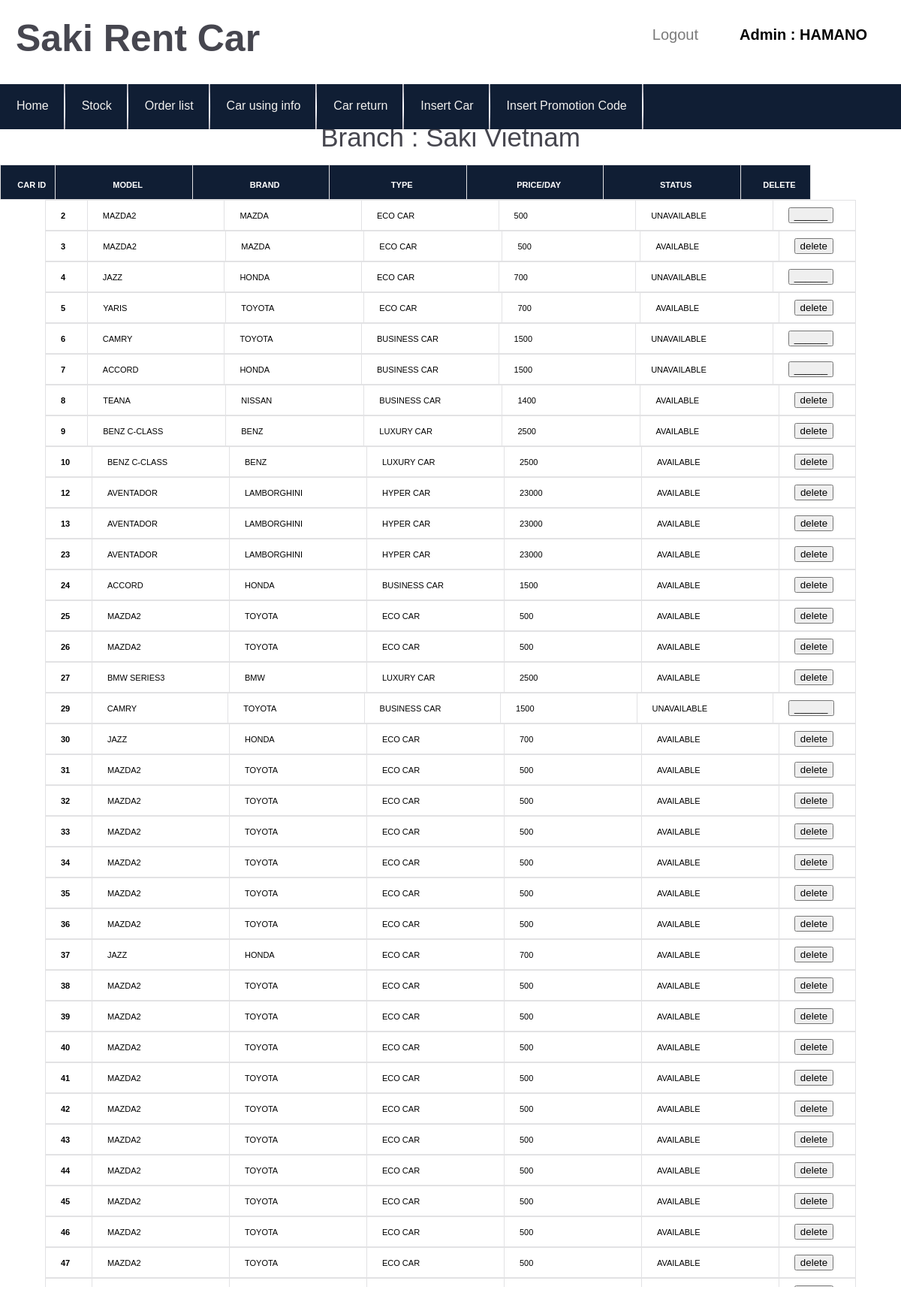
/stock.php (signed in), run on the app's committed database.
### tables this page shows
CREATE TABLE `Car` (
  `CAR_ID` int(11) NOT NULL,
  `BRANCH_ID` int(11) DEFAULT NULL,
  `MODEL_ID` int(11) NOT NULL,
  `CAR_BRAND_ID` int(11) NOT NULL,
  `CAR_TYPE_ID` int(11) NOT NULL,
  `AVAILABLE` tinyint(1) NOT NULL,
  `MAINTENANCE_STATUS` tinyint(1) NOT NULL
);

CREATE TABLE `Model` (
  `MODEL_ID` int(11) NOT NULL,
  `MODEL_NAME` varchar(100) NOT NULL,
  `Price` int(10) DEFAULT NULL,
  `CAR_TYPE_ID` int(11) DEFAULT NULL,
  `img` varchar(255) NOT NULL
);

CREATE TABLE `Brand` (
  `CAR_BRAND_ID` int(11) NOT NULL,
  `BRAND` varchar(100) NOT NULL
);

CREATE TABLE `CarType` (
  `CAR_TYPE_ID` int(11) NOT NULL,
  `TYPENAME` varchar(100) NOT NULL
);

### stock.php (the view, shortened to what this page needs)
<!DOCTYPE html>
<html>
<head>
<link rel="stylesheet" type="text/css" media="screen" href="css/reset.css">
<link rel="stylesheet" type="text/css" media="screen" href="css/style.css">
<link rel="stylesheet" type="text/css" media="screen" href="css/slider.css">
<link rel="stylesheet" type="text/css" media="screen" href="css/best.css">
</head>
<body>
<?php
include('connect.php');
?>
<div >
<header>
<?php include('staffnav.php'); ?>
</header>
    <p class="branch"><?php echo "Branch : ".$_SESSION['branch']; ?> </p>
    <table border="1" class="table2" align="center">
        <tr class="tr" >
            <th style="width:2.5%;text-align:center;">Car ID</th>
            <th style="width:10%;text-align:center;">Model</th>
            <th style="width:10%;text-align:center;">Brand</th>
            <th style="width:10%;text-align:center;">Type</th>
            <th style="width:10%;text-align:center;">Price/Day</th>
            <th style="width:10%;text-align:center;">Status</th>
            <th style="width:2.5%;text-align:center;">Delete</th>
        </tr>
    </table>
    <?php
     $q = "SELECT * FROM Car ,Branch , Brand ,CarType , Model WHERE Car.BRANCH_ID = Branch.BRANCH_ID AND Car.CAR_BRAND_ID = Brand.CAR_BRAND_ID AND Car.CAR_TYPE_ID = CarType.CAR_TYPE_ID AND  Car.MODEL_ID = Model.MODEL_ID AND Branch.BRANCH_NAME = '".$_SESSION['branch']."'";
     $car = $mysqli->query($q);
    ?>
    <div class="content2" >
         <?php while($row=$car-> fetch_array()){
            if($row['AVAILABLE']==1){
                $status = 'Available';
            }else{
                 $status = 'Unavailable';
            }
        echo  "<table class='table1'>";
           echo  "<td style='width:2.5%'>".$row['CAR_ID']. "</td>" ;
           echo  "<td style='width:10%'>".$row['MODEL_NAME']. "</td>" ;
           echo  "<td style='width:10%'>".$row['BRAND']. "</td>" ;
           echo  "<td style='width:10%'>".$row['TYPENAME']. "</td>" ;
           echo  "<td style='width:10%'>".$row['Price']. " </td>" ;
           echo  "<td style='width:10%'>".$status. " </td>" ;
           if($status=="Available"){
           echo  "<td style='width:2.5%' text-align:center><button>delete</button> </td>" ; }
           else if($status=="Unavailable"){
            echo "<td style='width:2.5%' text-align:center><button>______</button></td>";
           }
       echo "</table>";
 }?>
</div>
<div>
    <br>
</div>
</body>
</html>

### css/style.css (style rules this page uses)
html { height:100%; }
html, body { width:100%; padding:0; margin:0; }
body { font: 11px/22px Arial, Helvetica, sans-serif; color:#000; min-width:100%; background: #ffffff; height:100%; }
header { width:100%; background:#ffffff; margin: 0 auto; }
table { background:#fff; text-transform:uppercase; }
table td, table th { border:#e2e2e4 1px solid; border-collapse:collapse; }
table th { width:122px; font-weight:bold; text-align:left; padding:15px 10px 8px 20px; }
table td { padding:9px 10px 8px 20px; }
table td:first-child { font-weight:bold; }

### css/best.css (style rules this page uses)
.branch { font-size: 35px; color:#46464f; margin-bottom: 25px;text-align:center; }
.table1 { width: 100%; }
.tr { color:white; }
.table2 { width: 90%; height: 50%; background:#101e34; }
.content2 { margin-top:0px; margin-left:5%; width: 90%; height: 50%; overflow: auto; min-width:90%; min-height:50%; position:absolute; }

### data on the page
car: CAR_ID "2", MODEL_ID.MODEL_NAME "MAZDA2", CAR_BRAND_ID.BRAND "MAZDA", CAR_TYPE_ID.TYPENAME "ECO CAR", MODEL_ID.Price "500", AVAILABLE "UNAVAILABLE", shows "______"
car: CAR_ID "3", MODEL_ID.MODEL_NAME "MAZDA2", CAR_BRAND_ID.BRAND "MAZDA", CAR_TYPE_ID.TYPENAME "ECO CAR", MODEL_ID.Price "500", AVAILABLE "AVAILABLE", shows "delete"
car: CAR_ID "4", MODEL_ID.MODEL_NAME "JAZZ", CAR_BRAND_ID.BRAND "HONDA", CAR_TYPE_ID.TYPENAME "ECO CAR", MODEL_ID.Price "700", AVAILABLE "UNAVAILABLE", shows "______"
car: CAR_ID "5", MODEL_ID.MODEL_NAME "YARIS", CAR_BRAND_ID.BRAND "TOYOTA", CAR_TYPE_ID.TYPENAME "ECO CAR", MODEL_ID.Price "700", AVAILABLE "AVAILABLE", shows "delete"
car: CAR_ID "6", MODEL_ID.MODEL_NAME "CAMRY", CAR_BRAND_ID.BRAND "TOYOTA", CAR_TYPE_ID.TYPENAME "BUSINESS CAR", MODEL_ID.Price "1500", AVAILABLE "UNAVAILABLE", shows "______"
car: CAR_ID "7", MODEL_ID.MODEL_NAME "ACCORD", CAR_BRAND_ID.BRAND "HONDA", CAR_TYPE_ID.TYPENAME "BUSINESS CAR", MODEL_ID.Price "1500", AVAILABLE "UNAVAILABLE", shows "______"
car: CAR_ID "8", MODEL_ID.MODEL_NAME "TEANA", CAR_BRAND_ID.BRAND "NISSAN", CAR_TYPE_ID.TYPENAME "BUSINESS CAR", MODEL_ID.Price "1400", AVAILABLE "AVAILABLE", shows "delete"
car: CAR_ID "9", MODEL_ID.MODEL_NAME "BENZ C-CLASS", CAR_BRAND_ID.BRAND "BENZ", CAR_TYPE_ID.TYPENAME "LUXURY CAR", MODEL_ID.Price "2500", AVAILABLE "AVAILABLE", shows "delete"
car: CAR_ID "10", MODEL_ID.MODEL_NAME "BENZ C-CLASS", CAR_BRAND_ID.BRAND "BENZ", CAR_TYPE_ID.TYPENAME "LUXURY CAR", MODEL_ID.Price "2500", AVAILABLE "AVAILABLE", shows "delete"
car: CAR_ID "12", MODEL_ID.MODEL_NAME "AVENTADOR", CAR_BRAND_ID.BRAND "LAMBORGHINI", CAR_TYPE_ID.TYPENAME "HYPER CAR", MODEL_ID.Price "23000", AVAILABLE "AVAILABLE", shows "delete"
car: CAR_ID "13", MODEL_ID.MODEL_NAME "AVENTADOR", CAR_BRAND_ID.BRAND "LAMBORGHINI", CAR_TYPE_ID.TYPENAME "HYPER CAR", MODEL_ID.Price "23000", AVAILABLE "AVAILABLE", shows "delete"
car: CAR_ID "23", MODEL_ID.MODEL_NAME "AVENTADOR", CAR_BRAND_ID.BRAND "LAMBORGHINI", CAR_TYPE_ID.TYPENAME "HYPER CAR", MODEL_ID.Price "23000", AVAILABLE "AVAILABLE", shows "delete"
car: CAR_ID "24", MODEL_ID.MODEL_NAME "ACCORD", CAR_BRAND_ID.BRAND "HONDA", CAR_TYPE_ID.TYPENAME "BUSINESS CAR", MODEL_ID.Price "1500", AVAILABLE "AVAILABLE", shows "delete"
car: CAR_ID "25", MODEL_ID.MODEL_NAME "MAZDA2", CAR_BRAND_ID.BRAND "TOYOTA", CAR_TYPE_ID.TYPENAME "ECO CAR", MODEL_ID.Price "500", AVAILABLE "AVAILABLE", shows "delete"
car: CAR_ID "26", MODEL_ID.MODEL_NAME "MAZDA2", CAR_BRAND_ID.BRAND "TOYOTA", CAR_TYPE_ID.TYPENAME "ECO CAR", MODEL_ID.Price "500", AVAILABLE "AVAILABLE", shows "delete"
car: CAR_ID "27", MODEL_ID.MODEL_NAME "BMW SERIES3", CAR_BRAND_ID.BRAND "BMW", CAR_TYPE_ID.TYPENAME "LUXURY CAR", MODEL_ID.Price "2500", AVAILABLE "AVAILABLE", shows "delete"
car: CAR_ID "29", MODEL_ID.MODEL_NAME "CAMRY", CAR_BRAND_ID.BRAND "TOYOTA", CAR_TYPE_ID.TYPENAME "BUSINESS CAR", MODEL_ID.Price "1500", AVAILABLE "UNAVAILABLE", shows "______"
car: CAR_ID "30", MODEL_ID.MODEL_NAME "JAZZ", CAR_BRAND_ID.BRAND "HONDA", CAR_TYPE_ID.TYPENAME "ECO CAR", MODEL_ID.Price "700", AVAILABLE "AVAILABLE", shows "delete"
car: CAR_ID "31", MODEL_ID.MODEL_NAME "MAZDA2", CAR_BRAND_ID.BRAND "TOYOTA", CAR_TYPE_ID.TYPENAME "ECO CAR", MODEL_ID.Price "500", AVAILABLE "AVAILABLE", shows "delete"
car: CAR_ID "32", MODEL_ID.MODEL_NAME "MAZDA2", CAR_BRAND_ID.BRAND "TOYOTA", CAR_TYPE_ID.TYPENAME "ECO CAR", MODEL_ID.Price "500", AVAILABLE "AVAILABLE", shows "delete"
car: CAR_ID "33", MODEL_ID.MODEL_NAME "MAZDA2", CAR_BRAND_ID.BRAND "TOYOTA", CAR_TYPE_ID.TYPENAME "ECO CAR", MODEL_ID.Price "500", AVAILABLE "AVAILABLE", shows "delete"
car: CAR_ID "34", MODEL_ID.MODEL_NAME "MAZDA2", CAR_BRAND_ID.BRAND "TOYOTA", CAR_TYPE_ID.TYPENAME "ECO CAR", MODEL_ID.Price "500", AVAILABLE "AVAILABLE", shows "delete"
car: CAR_ID "35", MODEL_ID.MODEL_NAME "MAZDA2", CAR_BRAND_ID.BRAND "TOYOTA", CAR_TYPE_ID.TYPENAME "ECO CAR", MODEL_ID.Price "500", AVAILABLE "AVAILABLE", shows "delete"
car: CAR_ID "36", MODEL_ID.MODEL_NAME "MAZDA2", CAR_BRAND_ID.BRAND "TOYOTA", CAR_TYPE_ID.TYPENAME "ECO CAR", MODEL_ID.Price "500", AVAILABLE "AVAILABLE", shows "delete"
car: CAR_ID "37", MODEL_ID.MODEL_NAME "JAZZ", CAR_BRAND_ID.BRAND "HONDA", CAR_TYPE_ID.TYPENAME "ECO CAR", MODEL_ID.Price "700", AVAILABLE "AVAILABLE", shows "delete"
car: CAR_ID "38", MODEL_ID.MODEL_NAME "MAZDA2", CAR_BRAND_ID.BRAND "TOYOTA", CAR_TYPE_ID.TYPENAME "ECO CAR", MODEL_ID.Price "500", AVAILABLE "AVAILABLE", shows "delete"
car: CAR_ID "39", MODEL_ID.MODEL_NAME "MAZDA2", CAR_BRAND_ID.BRAND "TOYOTA", CAR_TYPE_ID.TYPENAME "ECO CAR", MODEL_ID.Price "500", AVAILABLE "AVAILABLE", shows "delete"
car: CAR_ID "40", MODEL_ID.MODEL_NAME "MAZDA2", CAR_BRAND_ID.BRAND "TOYOTA", CAR_TYPE_ID.TYPENAME "ECO CAR", MODEL_ID.Price "500", AVAILABLE "AVAILABLE", shows "delete"
car: CAR_ID "41", MODEL_ID.MODEL_NAME "MAZDA2", CAR_BRAND_ID.BRAND "TOYOTA", CAR_TYPE_ID.TYPENAME "ECO CAR", MODEL_ID.Price "500", AVAILABLE "AVAILABLE", shows "delete"
car: CAR_ID "42", MODEL_ID.MODEL_NAME "MAZDA2", CAR_BRAND_ID.BRAND "TOYOTA", CAR_TYPE_ID.TYPENAME "ECO CAR", MODEL_ID.Price "500", AVAILABLE "AVAILABLE", shows "delete"
car: CAR_ID "43", MODEL_ID.MODEL_NAME "MAZDA2", CAR_BRAND_ID.BRAND "TOYOTA", CAR_TYPE_ID.TYPENAME "ECO CAR", MODEL_ID.Price "500", AVAILABLE "AVAILABLE", shows "delete"
car: CAR_ID "44", MODEL_ID.MODEL_NAME "MAZDA2", CAR_BRAND_ID.BRAND "TOYOTA", CAR_TYPE_ID.TYPENAME "ECO CAR", MODEL_ID.Price "500", AVAILABLE "AVAILABLE", shows "delete"
car: CAR_ID "45", MODEL_ID.MODEL_NAME "MAZDA2", CAR_BRAND_ID.BRAND "TOYOTA", CAR_TYPE_ID.TYPENAME "ECO CAR", MODEL_ID.Price "500", AVAILABLE "AVAILABLE", shows "delete"
car: CAR_ID "46", MODEL_ID.MODEL_NAME "MAZDA2", CAR_BRAND_ID.BRAND "TOYOTA", CAR_TYPE_ID.TYPENAME "ECO CAR", MODEL_ID.Price "500", AVAILABLE "AVAILABLE", shows "delete"
car: CAR_ID "47", MODEL_ID.MODEL_NAME "MAZDA2", CAR_BRAND_ID.BRAND "TOYOTA", CAR_TYPE_ID.TYPENAME "ECO CAR", MODEL_ID.Price "500", AVAILABLE "AVAILABLE", shows "delete"

### other printed values
$_SESSION["admin"] "HAMANO"
$_SESSION['branch'] "Saki Vietnam"
